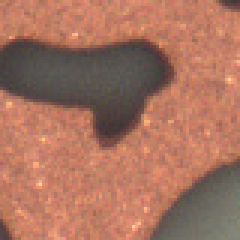
#> input picture 機器視覺/AOI影像/Images/ORI/08s920106da_L4_1212b_010610a_45_16_ROI2_OPOK.png, 80 x 80 px, found by its file name (shown 3 times larger); its folder holds 4 pictures in this run
$ python 'from PIL import Image.py'
#> lines starting #> are read from the running program, lines starting #| are printed output that depends on the picture; pictures that were not available may be replaced by others from this repository, and a replacement may not be noted
import cv2
import os

folder1 = './Images/ORI'
folder2 = './Images/CAM'

# 讀取文件中的編號
def get_file_num(filename):
    num_str = ''.join(filter(str.isdigit, filename))
    if num_str:
        return int(num_str)
    else:
        return -1  #返回一個默認值，表示未能提取數字

# 讀取兩個文件夾中的文件
files1 = os.listdir(folder1)
files2 = os.listdir(folder2)

# 按照編號進行排序
files1 = sorted(files1, key=get_file_num)
files2 = sorted(files2, key=get_file_num)

score = 0

# 創建固定大小的視窗
cv2.namedWindow('img1', cv2.WINDOW_NORMAL)
cv2.namedWindow('img2', cv2.WINDOW_NORMAL)
cv2.namedWindow('Processed', cv2.WINDOW_NORMAL)
cv2.namedWindow('Diff', cv2.WINDOW_NORMAL)

# 逐一比較每個文件
for i in range(len(files1)):
    img1 = cv2.imread(os.path.join(folder1, files1[i]))
#> img1 is the input picture: shape (80, 80, 3); mean B, G, R 95.1, 114.6, 167.6
    img2 = cv2.imread(os.path.join(folder2, files2[i]),0) # CAM
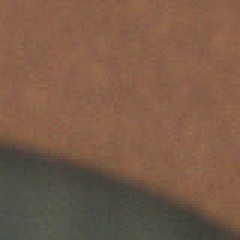
#> input picture 機器視覺/AOI影像/Images/ORI/08q070012c6_L2_0122b_012613a_94_37_ROI0_OPOK.png, 80 x 80 px, given as the content of the folder ./Images/CAM, which was not available (shown 3 times larger)
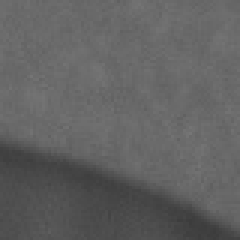
#> img2: shape (80, 80) (shown 3 times larger); min 60, max 118, mean 97.7

    (B1, G1, R1) = cv2.split(img1)
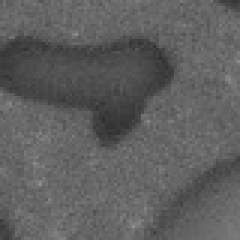
#> B1: shape (80, 80) (shown 3 times larger); min 45, max 145, mean 95.1
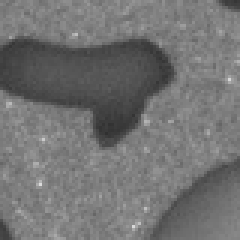
#> G1: shape (80, 80) (shown 3 times larger); min 48, max 219, mean 114.6
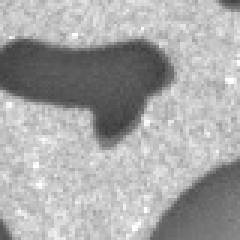
#> R1: shape (80, 80) (shown 3 times larger); min 60, max 255, mean 167.6
#> (the run stopped early here; a loop or call above may not have finished)
